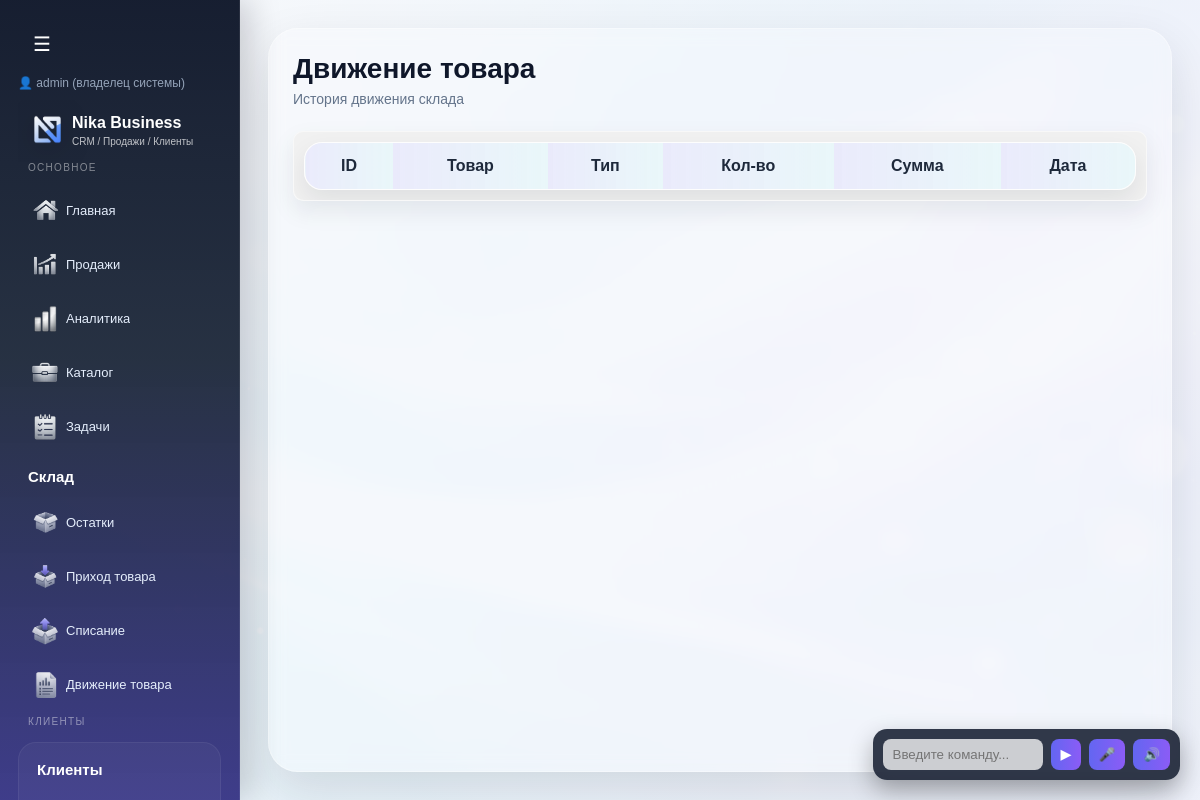
The page /stock/movements (signed in) on the database as committed earlier.
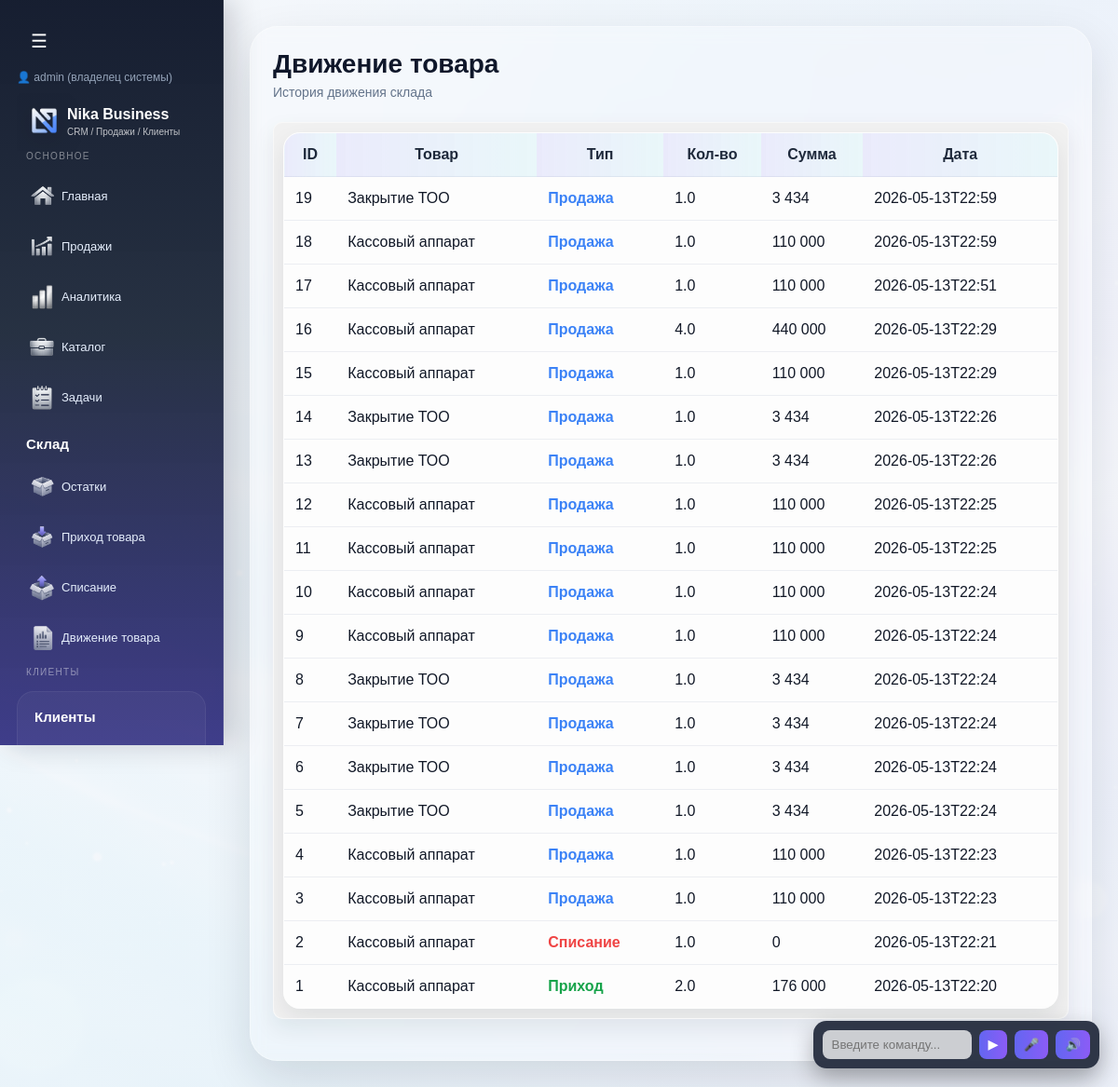
The same page on the database as committed later.
### tables this page shows
CREATE TABLE stock_movements (
        id INTEGER PRIMARY KEY AUTOINCREMENT,

        company_id INTEGER,

        item_id INTEGER,

        movement_type TEXT,

        quantity REAL,

        price REAL,

        total REAL,

        comment TEXT,

        created_at TEXT
    );

CREATE TABLE items (
        id INTEGER PRIMARY KEY AUTOINCREMENT,
        name TEXT,
        price INTEGER,
        category TEXT,
        type TEXT
    , description TEXT, retail_price INTEGER, wholesale_price INTEGER, discount_percent INTEGER, purchase_price INTEGER, barcode TEXT, company_id INTEGER, unit TEXT, markup_percent REAL DEFAULT 0);

### routes/stock.py (the view)
@stock_bp.route("/stock/movements")
def stock_movements():
    conn = get_db()
    rows = conn.execute("""
        SELECT
            stock_movements.*,
            items.name as item_name

        FROM stock_movements

        LEFT JOIN items
        ON items.id = stock_movements.item_id

        WHERE stock_movements.company_id = ?

        ORDER BY stock_movements.id DESC
    """, (
        session.get("company_id"),
    )).fetchall()
    conn.close()
    return render_template(
        "stock_movements.html",
        rows=rows
    )

### app.py (called while the page is built, shortened)
@app.before_request
def check_company_access():
    if session.get("is_super_admin") or session.get("is_creator"):
        return

### models.py (called while the page is built)
def get_db():
    conn = sqlite3.connect(DATABASE, timeout=5)
    conn.row_factory = sqlite3.Row
    return conn

### templates/stock_movements.html
{% extends "base.html" %}
{% block content %}
<div class="page-header">
    <div>
        <h1 class="page-title">Движение товара</h1>
        <div class="page-note">
            История движения склада
        </div>
    </div>
</div>
<div class="card">
    <table>
        <thead>
            <tr>
                <th>ID</th>
                <th>Товар</th>
                <th>Тип</th>
                <th>Кол-во</th>
                <th>Сумма</th>
                <th>Дата</th>
            </tr>
        </thead>
        <tbody>
        {% for row in rows %}
            <tr>
                <td>{{ row.id }}</td>
                <td>{{ row.item_name }}</td>
                <td>
                    {% if row.movement_type == "income" %}
                        <span style="color:#16a34a;font-weight:bold;">
                            Приход
                        </span>
                    {% elif row.movement_type == "sale" %}
                        <span style="color:#3b82f6;font-weight:bold;">
                            Продажа
                        </span>
                    {% elif row.movement_type == "writeoff" %}
                        <span style="color:#ef4444;font-weight:bold;">
                            Списание
                        </span>
                    {% endif %}
                </td>
                <td>
                    {{ row.quantity }}
                </td>
                <td>
                    {{ "{:,.0f}".format(row.total or 0).replace(",", " ") }}
                </td>
                <td>
                    {{ row.created_at[:16] if row.created_at }}
                </td>
            </tr>
        {% endfor %}
        </tbody>
    </table>
</div>
{% endblock %}

Rows that differ between the two databases and show on the page:
added stock_movements: id "19", item_name "Закрытие ТОО", movement_type "Продажа", quantity "1.0", total "3 434", created_at "2026-05-13T22:59"
added stock_movements: id "18", item_name "Кассовый аппарат", movement_type "Продажа", quantity "1.0", total "110 000", created_at "2026-05-13T22:59"
added stock_movements: id "17", item_name "Кассовый аппарат", movement_type "Продажа", quantity "1.0", total "110 000", created_at "2026-05-13T22:51"
added stock_movements: id "16", item_name "Кассовый аппарат", movement_type "Продажа", quantity "4.0", total "440 000", created_at "2026-05-13T22:29"
added stock_movements: id "15", item_name "Кассовый аппарат", movement_type "Продажа", quantity "1.0", total "110 000", created_at "2026-05-13T22:29"
added stock_movements: id "14", item_name "Закрытие ТОО", movement_type "Продажа", quantity "1.0", total "3 434", created_at "2026-05-13T22:26"
added stock_movements: id "13", item_name "Закрытие ТОО", movement_type "Продажа", quantity "1.0", total "3 434", created_at "2026-05-13T22:26"
added stock_movements: id "12", item_name "Кассовый аппарат", movement_type "Продажа", quantity "1.0", total "110 000", created_at "2026-05-13T22:25"
added stock_movements: id "11", item_name "Кассовый аппарат", movement_type "Продажа", quantity "1.0", total "110 000", created_at "2026-05-13T22:25"
added stock_movements: id "10", item_name "Кассовый аппарат", movement_type "Продажа", quantity "1.0", total "110 000", created_at "2026-05-13T22:24"
added stock_movements: id "9", item_name "Кассовый аппарат", movement_type "Продажа", quantity "1.0", total "110 000", created_at "2026-05-13T22:24"
added stock_movements: id "8", item_name "Закрытие ТОО", movement_type "Продажа", quantity "1.0", total "3 434", created_at "2026-05-13T22:24"
added stock_movements: id "7", item_name "Закрытие ТОО", movement_type "Продажа", quantity "1.0", total "3 434", created_at "2026-05-13T22:24"
added stock_movements: id "6", item_name "Закрытие ТОО", movement_type "Продажа", quantity "1.0", total "3 434", created_at "2026-05-13T22:24"
added stock_movements: id "5", item_name "Закрытие ТОО", movement_type "Продажа", quantity "1.0", total "3 434", created_at "2026-05-13T22:24"
added stock_movements: id "4", item_name "Кассовый аппарат", movement_type "Продажа", quantity "1.0", total "110 000", created_at "2026-05-13T22:23"
added stock_movements: id "3", item_name "Кассовый аппарат", movement_type "Продажа", quantity "1.0", total "110 000", created_at "2026-05-13T22:23"
added stock_movements: id "2", item_name "Кассовый аппарат", movement_type "Списание", quantity "1.0", total "0", created_at "2026-05-13T22:21"
added stock_movements: id "1", item_name "Кассовый аппарат", movement_type "Приход", quantity "2.0", total "176 000", created_at "2026-05-13T22:20"
